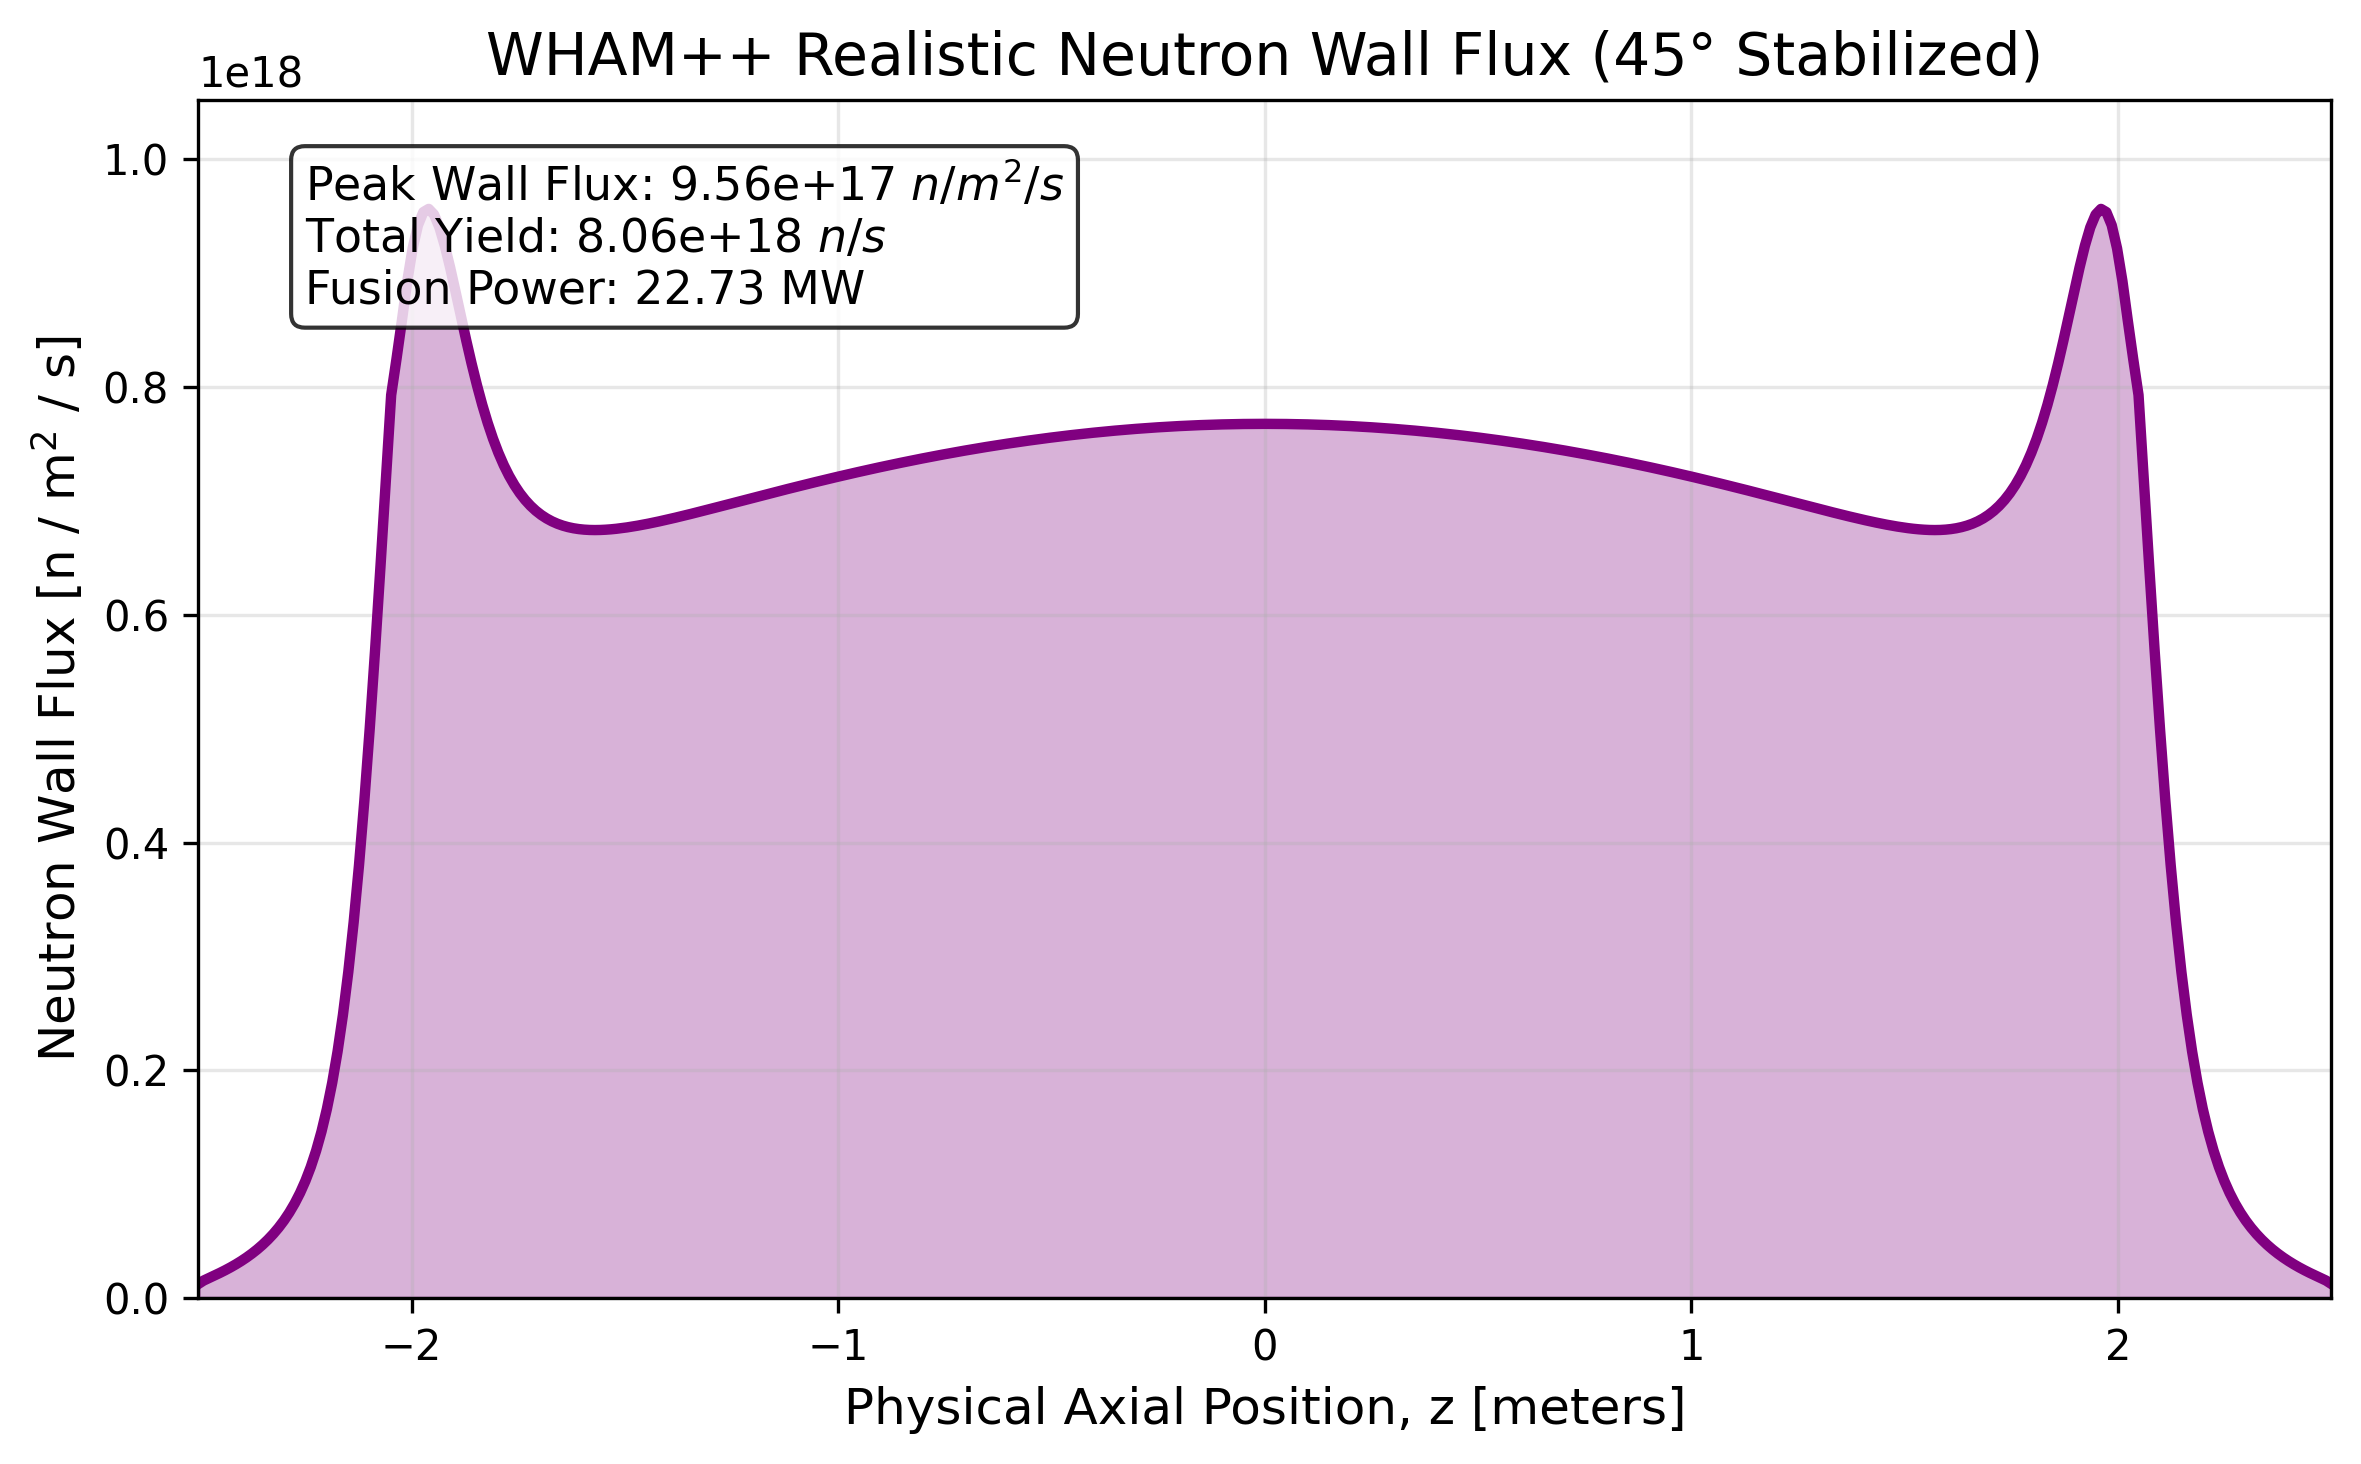

This figure's Python source:
# import numpy as np
# import matplotlib.pyplot as plt
# import scipy.constants as const

# # Import your physics engine
# from core_gemini import solve_first_eigenfunction, compute_density_profile, B_z

# # ==========================================
# # 1. WHAM++ ABSOLUTE PARAMETERS
# # ==========================================
# B_0 = 2.5              # Central cell magnetic field [Tesla]
# R_M = 10.0             # Mirror ratio
# L = 2.5                # Half-length of the device [meters]
# a = 0.3                # Midplane plasma radius [meters]
# beta_target = 0.5      # Target normalized plasma pressure
# T_i_eff_keV = 75.4     # Effective ion temperature [keV] 
# T_e_keV = 16.3         # Electron temperature [keV] 

# # Calculate absolute average density <n> 
# T_total_Joules = (T_i_eff_keV + T_e_keV) * 1e3 * const.e
# n_target = beta_target * (B_0**2) / (2 * const.mu_0 * T_total_Joules)

# # ==========================================
# # 2. BOSCH-HALE D-T FUSION REACTIVITY
# # ==========================================
# def get_sigma_v_DT(T_keV):
#     """Calculates D-T fusion reactivity <sigma v> in m^3/s using Bosch-Hale (1992)."""
#     # Bosch-Hale parameters for D-T
#     c1, c2, c3 = 1.17302e-9, 1.51361e-2, 7.51886e-2
#     c4, c5, c6, c7 = 4.60643e-3, 1.35000e-2, -1.06750e-4, 1.36600e-5
#     BG = 34.3827
#     mc2 = 1124656.0 # Reduced mass energy [keV]
    
#     T = T_keV
#     theta = T / (1.0 - (T * (c2 + T * (c4 + T * c6))) / (1.0 + T * (c3 + T * (c5 + T * c7))))
#     xi = (BG**2 / (4.0 * theta))**(1.0/3.0)
    
#     # Reactivity in cm^3/s, then convert to m^3/s
#     sigma_v_cm3_s = c1 * theta * np.sqrt(xi / (mc2 * T**3)) * np.exp(-3.0 * xi)
#     return sigma_v_cm3_s * 1e-6

# # Get the constant reactivity for our effective temperature
# sigma_v = get_sigma_v_DT(T_i_eff_keV)
# print(f"Calculated D-T Reactivity at {T_i_eff_keV} keV: {sigma_v:.2e} m^3/s")

# # ==========================================
# # 3. GENERATE SPATIAL PROFILES
# # ==========================================
# k_val, w_val = 1.3, 0.1

# print("Solving spatial density profile...")
# L_grid, I_1 = solve_first_eigenfunction(R_M=R_M, k=k_val, w=w_val)
# z_norm = np.linspace(0, 1, 200)

# # Get normalized relative density, then scale to physical absolute density
# #n_rel = compute_density_profile(z_norm, R_M, k_val, w_val, L_grid, I_1)
# Lambda_inj = np.sin(np.radians(45))**2  # This equals 0.5
# L_grid = np.linspace(1.0/R_M + 1e-5, 0.999, 300)
# spread = 0.05
# I_45deg = np.exp(-((L_grid - Lambda_inj)**2) / (2 * spread**2))
# I_45deg += np.where(L_grid < Lambda_inj, 0.2, 0.0) # Add a flat scattering tail down to the loss cone

# n_rel = compute_density_profile(z_norm, R_M, k_val, w_val, L_grid, I_45deg)
# n_abs_half = n_rel * n_target
# n_abs = np.concatenate((n_abs_half[::-1], n_abs_half[1:]))

# # Get B-field and physical z-axis
# B_half = B_z(z_norm, R_M, k_val, w_val) * B_0
# B_abs = np.concatenate((B_half[::-1], B_half[1:]))
# z_phys = np.concatenate((-z_norm[::-1] * L, z_norm[1:] * L))

# # ==========================================
# # 4. NEUTRON SOURCE & TOTAL YIELD
# # ==========================================
# # Local neutron source rate: S_n(z) = (n_D * n_T) * <sigma v> = (n^2 / 4) * <sigma v>
# S_n = (n_abs**2 / 4.0) * sigma_v

# # Integrate over the flux tube volume to get total neutrons/sec
# # dV = A(z) dz = (A_0 * B_0 / B(z)) dz
# A_0 = np.pi * a**2
# dV = (A_0 * B_0 / B_abs) * (z_phys[1] - z_phys[0])
# Total_Neutrons_per_sec = np.sum(S_n * dV)

# # Fusion Power (Assuming 17.6 MeV per D-T reaction)
# # Note: Egedal assumes 22.4 MeV including blanket breeding, but 17.6 is standard raw fusion
# Energy_per_reaction_Joules = 17.6e6 * const.e
# Total_Fusion_Power_MW = (Total_Neutrons_per_sec * Energy_per_reaction_Joules) / 1e6

# # ==========================================
# # 5. PLOTTING
# # ==========================================
# fig, ax = plt.subplots(figsize=(8, 5))

# ax.plot(z_phys, S_n, color='darkorange', linewidth=2.5)
# ax.fill_between(z_phys, S_n, color='darkorange', alpha=0.3)

# ax.set_xlim(-L, L)
# ax.set_ylim(0, np.max(S_n) * 1.1)
# ax.set_xlabel('Physical Axial Position, z [meters]', fontsize=12)
# ax.set_ylabel('Neutron Source Rate, $S_n(z)$ [n / m$^3$ / s]', fontsize=12)
# ax.set_title('WHAM++ Axial Neutron Source Profile', fontsize=14)
# ax.grid(True, alpha=0.3)

# # Add a text box with the integrated reactor metrics
# textstr = '\n'.join((
#     f'Peak Rate: {np.max(S_n):.2e} $n/m^3/s$',
#     f'Total Yield: {Total_Neutrons_per_sec:.2e} $n/s$',
#     f'Fusion Power: {Total_Fusion_Power_MW:.2f} MW'
# ))
# ax.text(0.05, 0.95, textstr, transform=ax.transAxes, fontsize=11,
#         verticalalignment='top', bbox=dict(boxstyle='round', facecolor='white', alpha=0.8))

# plt.tight_layout()
# plt.savefig('neutron_source_experiment.png', dpi=300, bbox_inches='tight')
# plt.close()

# print("Neutron source experiment plot saved as 'neutron_source_experiment.png'")

import numpy as np
import matplotlib.pyplot as plt
import scipy.constants as const

# Import your physics engine
from core_gemini import solve_first_eigenfunction, compute_density_profile, B_z

# ==========================================
# 1. WHAM++ ABSOLUTE PARAMETERS
# ==========================================
B_0 = 2.5              # Central cell magnetic field [Tesla]
R_M = 10.0             # Mirror ratio
L = 2.5                # Half-length of the device [meters]
a = 0.3                # Midplane plasma radius [meters]
beta_target = 0.5      # Target normalized plasma pressure
T_i_eff_keV = 75.4     # Effective ion temperature [keV] 
T_e_keV = 16.3         # Electron temperature [keV] 

# Calculate absolute average density <n> 
T_total_Joules = (T_i_eff_keV + T_e_keV) * 1e3 * const.e
n_target = beta_target * (B_0**2) / (2 * const.mu_0 * T_total_Joules)

# ==========================================
# 2. BOSCH-HALE D-T FUSION REACTIVITY
# ==========================================
def get_sigma_v_DT(T_keV):
    """Calculates D-T fusion reactivity <sigma v> in m^3/s using Bosch-Hale (1992)."""
    c1, c2, c3 = 1.17302e-9, 1.51361e-2, 7.51886e-2
    c4, c5, c6, c7 = 4.60643e-3, 1.35000e-2, -1.06750e-4, 1.36600e-5
    BG = 34.3827
    mc2 = 1124656.0 # Reduced mass energy [keV]
    
    T = T_keV
    theta = T / (1.0 - (T * (c2 + T * (c4 + T * c6))) / (1.0 + T * (c3 + T * (c5 + T * c7))))
    xi = (BG**2 / (4.0 * theta))**(1.0/3.0)
    
    sigma_v_cm3_s = c1 * theta * np.sqrt(xi / (mc2 * T**3)) * np.exp(-3.0 * xi)
    return sigma_v_cm3_s * 1e-6

sigma_v = get_sigma_v_DT(T_i_eff_keV)

# ==========================================
# 3. GENERATE SPATIAL PROFILES (WITH DCLC WARM IONS)
# ==========================================
k_val, w_val = 1.3, 0.1
z_norm = np.linspace(0, 1, 200)

# 1. Base 45-degree fast ion distribution
Lambda_inj = np.sin(np.radians(45))**2  
L_grid = np.linspace(1.0/R_M + 1e-5, 0.999, 300)
spread = 0.15
I_45deg = np.exp(-((L_grid - Lambda_inj)**2) / (2 * spread**2))
I_45deg += np.where(L_grid < Lambda_inj, 0.2, 0.0) 

# Get the relative fast-ion density
n_fast_rel = compute_density_profile(z_norm, R_M, k_val, w_val, L_grid, I_45deg)

# 2. FIX 1: DCLC Warm Ion Trap Fill
peak_fast_density = np.max(n_fast_rel)
midplane_fast_density = n_fast_rel[0]
hole_depth = peak_fast_density - midplane_fast_density

# Create a warm ion population to precisely fill the midplane valley
warm_spread = 1.2
n_warm_rel = hole_depth * np.exp(-(z_norm**2) / (2 * warm_spread**2))

# The total DCLC-stabilized relative density
n_total_rel = n_fast_rel + n_warm_rel

# 3. Scale to absolute physical density
n_abs_half = n_total_rel * n_target
n_abs = np.concatenate((n_abs_half[::-1], n_abs_half[1:]))

B_half = B_z(z_norm, R_M, k_val, w_val) * B_0
B_abs = np.concatenate((B_half[::-1], B_half[1:]))
z_phys = np.concatenate((-z_norm[::-1] * L, z_norm[1:] * L))

# ==========================================
# 4. NEUTRON SOURCE & WALL FLUX (SPINDLE GEOMETRY)
# ==========================================
# Local volumetric source rate
S_n = (n_abs**2 / 4.0) * sigma_v

# FIX 2: The Spindle Geometry - Plasma radius shrinks as B increases
r_plasma = a * np.sqrt(B_0 / B_abs)

# Neutrons produced per unit length (Neutrons / m / s)
Neutrons_per_meter = S_n * (np.pi * r_plasma**2)

# Neutron Wall Flux (Neutrons / m^2 / s) - Assuming a 40cm cylindrical blanket wall
r_wall = 0.40 
Wall_Area_per_meter = 2 * np.pi * r_wall
Neutron_Wall_Flux = Neutrons_per_meter / Wall_Area_per_meter

# Total Yield 
dV = (np.pi * r_plasma**2) * (z_phys[1] - z_phys[0])
Total_Neutrons_per_sec = np.sum(S_n * dV)
Total_Fusion_Power_MW = (Total_Neutrons_per_sec * 17.6e6 * const.e) / 1e6

# ==========================================
# 5. PLOTTING
# ==========================================
fig, ax = plt.subplots(figsize=(8, 5))

# Plot the FLUX hitting the wall, not the volumetric source
ax.plot(z_phys, Neutron_Wall_Flux, color='purple', linewidth=2.5)
ax.fill_between(z_phys, Neutron_Wall_Flux, color='purple', alpha=0.3)

ax.set_xlim(-L, L)
ax.set_ylim(0, np.max(Neutron_Wall_Flux) * 1.1)
ax.set_xlabel('Physical Axial Position, z [meters]', fontsize=12)
ax.set_ylabel('Neutron Wall Flux [n / m$^2$ / s]', fontsize=12)
ax.set_title('WHAM++ Realistic Neutron Wall Flux (45° Stabilized)', fontsize=14)
ax.grid(True, alpha=0.3)

textstr = '\n'.join((
    f'Peak Wall Flux: {np.max(Neutron_Wall_Flux):.2e} $n/m^2/s$',
    f'Total Yield: {Total_Neutrons_per_sec:.2e} $n/s$',
    f'Fusion Power: {Total_Fusion_Power_MW:.2f} MW'
))
ax.text(0.05, 0.95, textstr, transform=ax.transAxes, fontsize=11,
        verticalalignment='top', bbox=dict(boxstyle='round', facecolor='white', alpha=0.8))

plt.tight_layout()
plt.savefig('neutron_source_experiment_lol.png', dpi=300, bbox_inches='tight')
plt.close()

print("Corrected neutron wall flux plot saved as 'neutron_source_experiment.png'")
